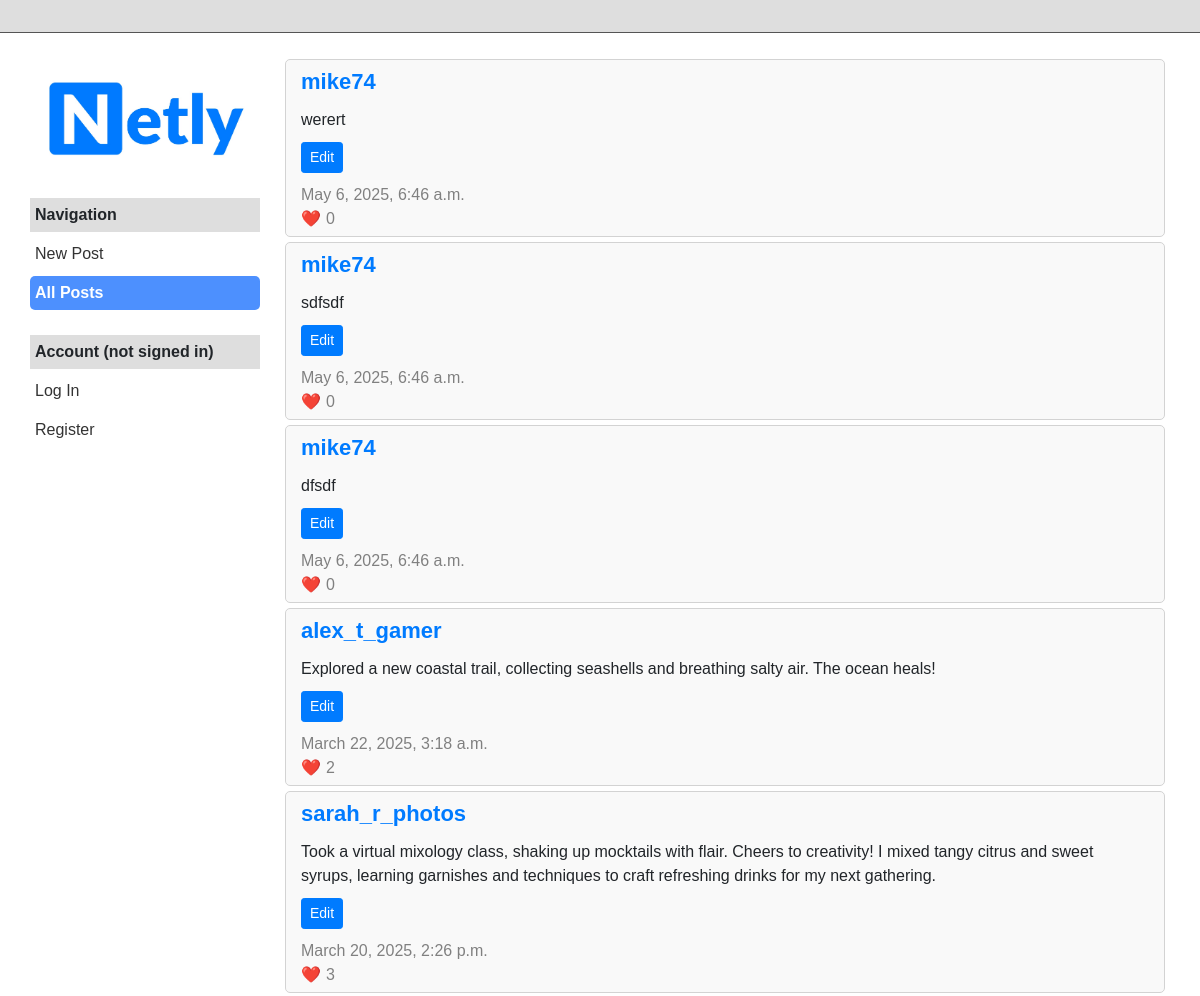
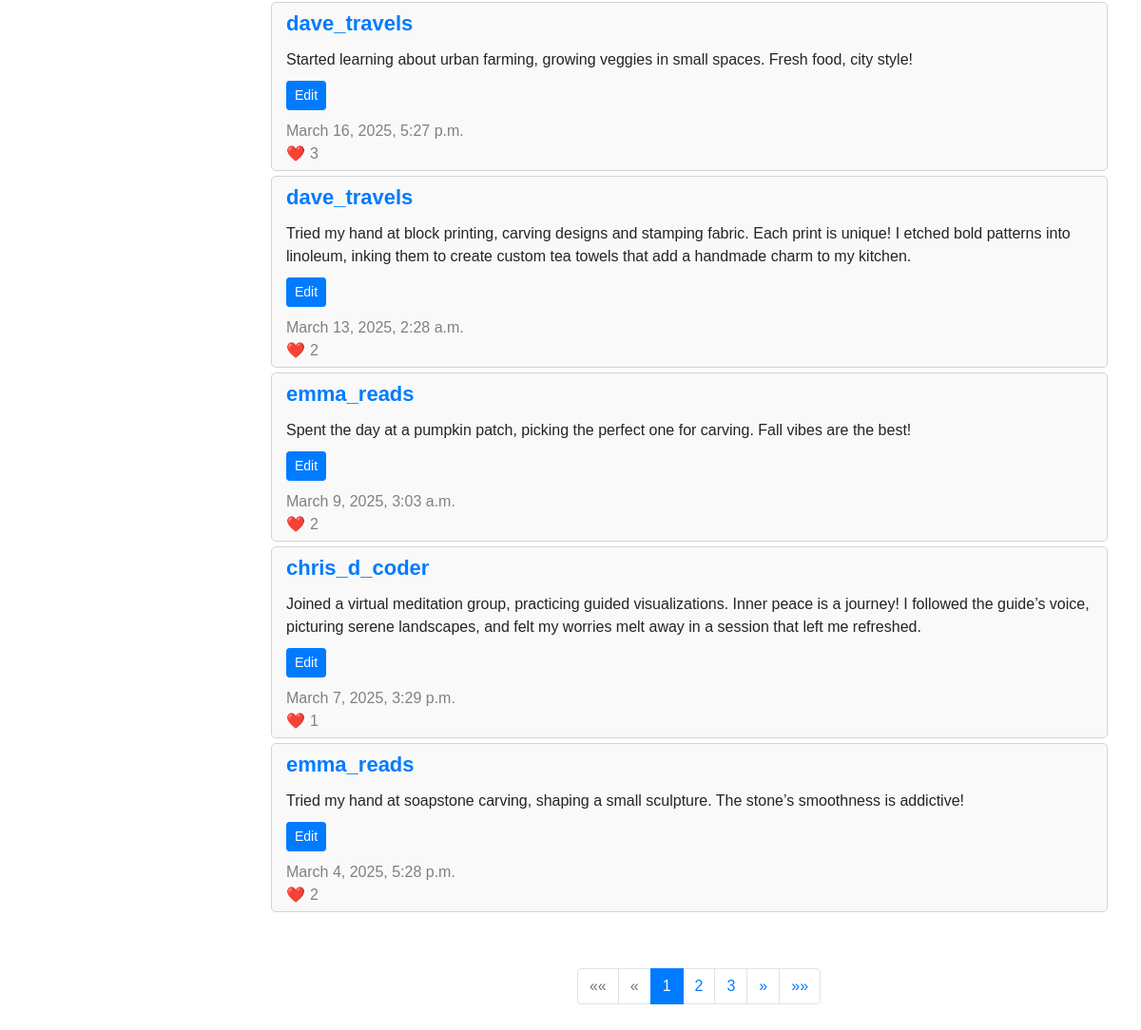
The page / on the database its author committed (2 pictures, top to bottom).
### network/models.py (models this page shows, shortened)
class Post(models.Model):
    user = models.ForeignKey(User, on_delete=models.CASCADE, related_name="posts")
    content = models.TextField()
    created_at = models.DateTimeField(auto_now_add=True)
    def get_likes_count(self):
        return self.likes.count()

class User(AbstractUser):
    def __str__(self):
        return self.username

### network/views.py (the view)
# urls.py: path("", views.index, name="index"),
def index(request):
    posts_list = Post.objects.all().order_by("-created_at")
    paginator = Paginator(posts_list, 10)
    page_number = request.GET.get('page', 1)
    page_obj = paginator.get_page(page_number)
    return render(request, "network/index.html", {
        "active_filter": "all",
        "show_profile": False,
        "posts": page_obj,
        "page_obj": page_obj,
        "owner": None,
    })

### network/templates/network/index.html (shortened to what this page needs)
{% extends "network/layout.html" %}
{% load static %}
{% block body %}
    <div class="profile-container">
        <div class="profile-posts-container">
            {% for post in posts %}
                <div class="post-container">
                    <div class="post-name"><a href="{% url 'profile' post.user.id %}">{{ post.user.username }}</a></div>
                    <div class="post-content" id="post-view-{{ post.id }}">{{ post.content }}</div>
                    <button class="btn btn-primary btn-sm" id="post-edit-button-{{ post.id }}" data-id="{{ post.id }}">Edit</button>
                    <div class="post-date">{{ post.created_at }}</div>
                    <div class="post-likes">{{ post.get_likes_count }}</div>
                </div>
            {% endfor %}
        </div>
        {% if page_obj.paginator.num_pages > 1 %}
        <div class="pagination-wrapper">
            <nav aria-label="Page navigation" class="mt-4">
                <ul class="pagination justify-content-center">
                    {% if page_obj.has_previous %}
                        <li class="page-item">
                            <a class="page-link" href="?page=1" aria-label="First">
                                <span aria-hidden="true">&laquo;&laquo;</span>
                            </a>
                        </li>
                    {% else %}
                        <li class="page-item disabled">
                            <a class="page-link" href="#" aria-label="First">
                                <span aria-hidden="true">&laquo;&laquo;</span>
                            </a>
                        </li>
                    {% endif %}
                    {% if page_obj.has_previous %}
                        <li class="page-item">
                            <a class="page-link" href="?page={{ page_obj.previous_page_number }}" aria-label="Previous">
                                <span aria-hidden="true">&laquo;</span>
                            </a>
                        </li>
                    {% else %}
                        <li class="page-item disabled">
                            <a class="page-link" href="#" aria-label="Previous">
                                <span aria-hidden="true">&laquo;</span>
                            </a>
                        </li>
                    {% endif %}
                    {% for i in page_obj.paginator.page_range %}
                        {% if page_obj.number == i %}
                            <li class="page-item active"><a class="page-link" href="?page={{ i }}">{{ i }}</a></li>
                        {% elif i > page_obj.number|add:'-3' and i < page_obj.number|add:'3' %}
                            <li class="page-item"><a class="page-link" href="?page={{ i }}">{{ i }}</a></li>
                        {% endif %}
                    {% endfor %}
                    {% if page_obj.has_next %}
                        <li class="page-item">
                            <a class="page-link" href="?page={{ page_obj.next_page_number }}" aria-label="Next">
                                <span aria-hidden="true">&raquo;</span>
                            </a>
                        </li>
                    {% else %}
                        <li class="page-item disabled">
                            <a class="page-link" href="#" aria-label="Next">
                                <span aria-hidden="true">&raquo;</span>
                            </a>
                        </li>
                    {% endif %}
                    {% if page_obj.has_next %}
                        <li class="page-item">
                            <a class="page-link" href="?page={{ page_obj.paginator.num_pages }}" aria-label="Last">
                                <span aria-hidden="true">&raquo;&raquo;</span>
                            </a>
                        </li>
                    {% else %}
                        <li class="page-item disabled">
                            <a class="page-link" href="#" aria-label="Last">
                                <span aria-hidden="true">&raquo;&raquo;</span>
                            </a>
                        </li>
                    {% endif %}
                </ul>
            </nav>
        </div>
        {% endif %}
    </div>
{% endblock %}

### network/static/network/styles.css (style rules this page uses)
body { font-family: Arial, sans-serif; display: flex; flex-direction: column; align-items: center; }
.post-container { border: 1px solid lightgray; background-color: #f9f9f9; border-radius: 5px; margin-bottom: 5px; margin-right: 20px; padding: 5px 15px; }
.post-name { font-size: 22px; font-weight: 700; margin-bottom: 10px; }
.post-content { margin-top: 10px; margin-bottom: 10px; }
.post-date { color: gray; margin-top: 10px; }
.post-likes { color: gray; }
.post-likes::before { content: "❤️"; padding-right: 5px; }
.profile-container { border: none; margin-bottom: 5px; display: flex; flex-direction: column; height: calc(100vh - 60px); }
.profile-posts-container { overflow-y: auto; flex: 1; padding-top: 10px; margin-bottom: 20px; }
.pagination-wrapper { position: sticky; bottom: 0; background-color: white; padding-top: 10px; z-index: 5; margin-top: auto; }

### rows shown on the page
Post: user.username "mike74", content "werert", created_at "May 6, 2025, 6:46 a.m.", get_likes_count "0"
Post: user.username "mike74", content "sdfsdf", created_at "May 6, 2025, 6:46 a.m.", get_likes_count "0"
Post: user.username "mike74", content "dfsdf", created_at "May 6, 2025, 6:46 a.m.", get_likes_count "0"
Post: user.username "alex_t_gamer", content "Explored a new coastal trail, collecting seashells and breathing salty air. The ocean heals!", created_at "March 22, 2025, 3:18 a.m.", get_likes_count "2"
Post: user.username "sarah_r_photos", content "Took a virtual mixology class, shaking up mocktails with flair. Cheers to creativity! I mixed tangy citrus and sweet syrups, learning garnishes and techniques to craft refreshing drinks for my next gathering.", created_at "March 20, 2025, 2:26 p.m.", get_likes_count "3"
Post: user.username "dave_travels", content "Started learning about urban farming, growing veggies in small spaces. Fresh food, city style!", created_at "March 16, 2025, 5:27 p.m.", get_likes_count "3"
Post: user.username "dave_travels", content "Tried my hand at block printing, carving designs and stamping fabric. Each print is unique! I etched bold patterns into linoleum, inking them to create custom tea towels that add a handmade charm to my kitchen.", created_at "March 13, 2025, 2:28 a.m.", get_likes_count "2"
Post: user.username "emma_reads", content "Spent the day at a pumpkin patch, picking the perfect one for carving. Fall vibes are the best!", created_at "March 9, 2025, 3:03 a.m.", get_likes_count "2"
Post: user.username "chris_d_coder", content "Joined a virtual meditation group, practicing guided visualizations. Inner peace is a journey! I followed the guide’s voice, picturing serene landscapes, and felt my worries melt away in a session that left me refreshed.", created_at "March 7, 2025, 3:29 p.m.", get_likes_count "1"
Post: user.username "emma_reads", content "Tried my hand at soapstone carving, shaping a small sculpture. The stone’s smoothness is addictive!", created_at "March 4, 2025, 5:28 p.m.", get_likes_count "2"

### other values the page prints
{{ i }} "1"
{{ i }} "2" "3"
